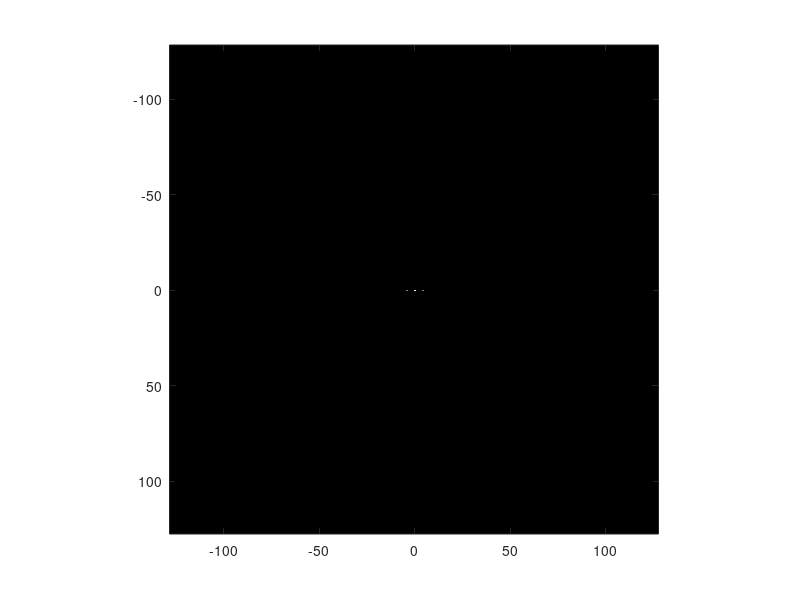

Reproduce this figure in MATLAB.
clear all;
img = zeros(256,256);
[H, W] = size(img);
for y = 1:H
    for x = 1:W
        img(y,x) = sin(2 * pi / (256 / 4) * x) + 1;
    end
end
fft2_img = fft2(img);
fspec = fftshift(fft2_img);
fig = abs(fspec);
result = fig * fig;

figure;
colormap(gray);
imagesc([-128:127],[-128:127], result);
axis image;